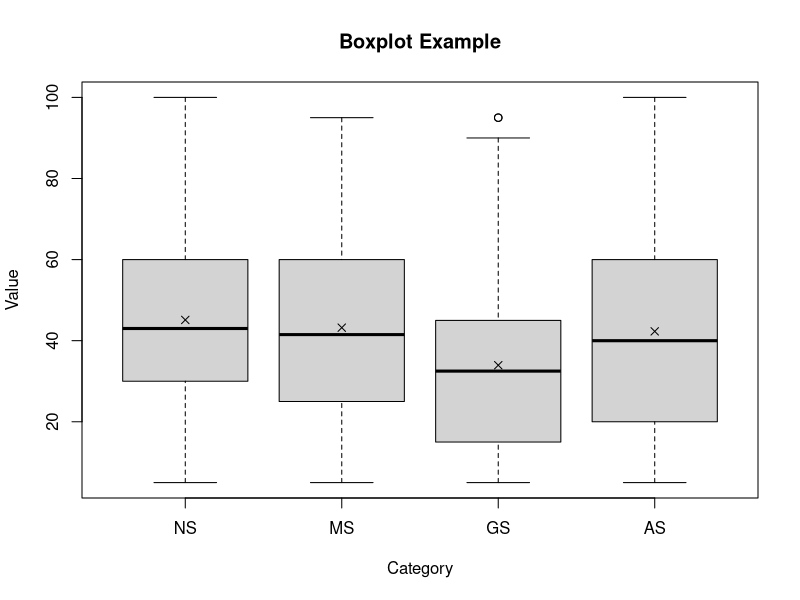
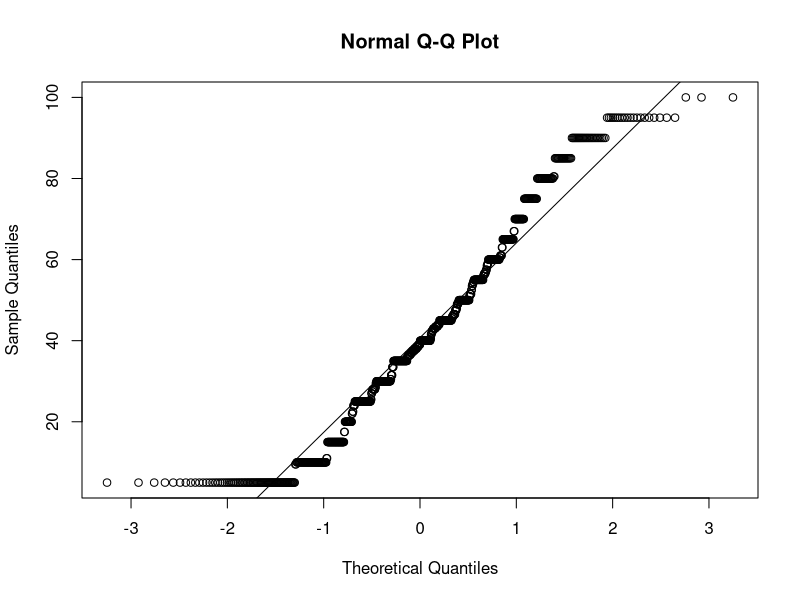

Generate these figures, in order, with R: (Note: this script raises an error after producing the figures.)
## ---- chunk 1
# library
library(ggplot2)
library(dplyr)
library(broom)
library(tidyr)
library(stats)

coloring = c("#ffbd67", "#f6dbb8","#94d8e0","#537b7f")
fontsize = 14
dodge = .75
## ---- chunk 2
data=read.csv('csv/nasa_tlx.csv', sep=",")
condition_order <- c("NS", "MS", "GS", "AS")
param_order <- c("Mental", "Physical", "Temporal", "Performance", "Effort", "Frustration", "Overall")
df <- data %>%
  gather(key = "conditions", value = "scores", NS:AS) %>%
  mutate(conditions = factor(conditions, levels = condition_order)) %>%
  mutate(params = factor(params, levels = param_order))

# Assuming df is your data frame
summary_df <- df %>%
  filter(params == "Overall") %>%
  group_by(conditions) %>%
  summarise(min = min(scores),
            lq = quantile(scores, 0.25),
            hq = quantile(scores, 0.75),
            max = max(scores),
            mean = mean(scores),
            median = median(scores),
            sd = sd(scores))

# Print the summary
print(summary_df)

boxplot(scores ~ conditions, data = df, 
        main = "Boxplot Example",
        xlab = "Category",
        ylab = "Value")
# Calculate mean for each category
means <- aggregate(scores ~ conditions, data = df, mean)

# Add mean points
points(x = as.numeric(means$conditions), y = means$scores, pch = 4)
## ---- chunk 3
data=read.csv('csv/nasa_tlx.csv', sep=",")
condition_order <- c("NS", "MS", "GS", "AS")
df <- data %>%
  gather(key = "conditions", value = "scores", NS:AS) %>%
  mutate(conditions = factor(conditions, levels = condition_order))
result<-shapiro.test(df$scores)

print(paste("Test Statistic (W):", result$statistic, "p=", result$p.value))
print(if (result$p.value > 0.05) "The data follows a normal distribution." else "The data does not follow a normal distribution.")

qqnorm(df$scores)
qqline(df$scores)
## ---- chunk 4

stat.test <- df %>% 
  group_by(params) %>% 
  wilcox_test(scores~conditions, p.adjust.method = 'BH') %>%
  add_significance("p") %>%
  add_xy_position(x = "params")

bp <- ggbarplot(df, x = "params", y = "scores",
                fill = "conditions", palette = coloring,
                add = "mean_ci", add.params = list(group = "conditions"),
                position = position_dodge(1.15*dodge)) +
      theme_bw() +
      ylim(0, 100)

bp + stat_pvalue_manual(
  stat.test, x = "params",
  hide.ns = TRUE,
  label = "p = {p.adj}",
) +
  theme(axis.line = element_blank(),
        axis.title.x=element_blank(),
        axis.title.y=element_blank(),
        axis.text.x = element_text(color="black", size=fontsize),
        axis.text.y = element_text(color="black", size=fontsize),
        text = element_text(size=fontsize),
        strip.background = element_blank(),
        plot.background = element_blank(),
        plot.margin = unit(c(0.005, .025, 0, 0), "null"),
        panel.border = element_blank(),
        panel.spacing = unit(c(0, 0, 0, 0), "null"),
        legend.position="bottom",
        legend.direction = "horizontal",
        legend.justification = c("center", "top"),
        legend.title=element_blank(),
        legend.text=element_text(size=fontsize),
        legend.box.just = "right",
        legend.box.background = element_blank())

# saving the final figure
ggsave("out/rtlx.pdf", width = 12, height = 6, dpi = 1000)
## ---- chunk 5
# df <- df %>%
#   filter(params != "Overall")

custom_boxplot <- function(df, stats.test, dodge, fontsize, coloring, tag) {
    ggplot(df, aes(x = params, y = scores)) +
    stat_boxplot(aes(fill = conditions), geom = "errorbar", width = 0.3, position = position_dodge(1.1*dodge)) +
    geom_boxplot(aes(fill = conditions), width = 0.8*dodge, coef = 0, outlier.alpha = 0, show.legend = F,
                 position = position_dodge(1.1*dodge)) +
    stat_summary(aes(fill = conditions), fun.y = mean,
                 geom= "point", shape = 4, size = 2, colour= "black",
                 position = position_dodge(1.1*dodge)) +
    stat_summary(aes(fill = conditions), fun.y = median, fatten = .1, 
                 geom = "crossbar", width = 0.8*dodge, color = "black",
                 position = position_dodge(1.1*dodge)) +
    stat_pvalue_manual(stats.test, label = 'p.signif', hide.ns = TRUE, tip.length = 0.02) + 
    scale_fill_manual(name= "conditions", values = coloring) +
    scale_color_manual(name = "conditions", values = coloring) +
    geom_vline(xintercept=c(0.5,1.5,2.5,3.5,4.5,5.5,6.5,7.5),color="#F2F2F2")+ 
    scale_y_continuous(minor_breaks = seq(0, 125, 20), breaks = seq(0, 100, by=20), limits=c(0, 125)) +
    annotation_custom(grid::linesGrob(y = c(0,0), gp = grid::gpar(lwd=3))) +
    ylab(NULL) +
    labs(tag = tag) +
    theme_bw() +
    theme(
      axis.line = element_blank(),
      axis.title.x=element_blank(),
      axis.title.y=element_blank(),
      axis.text.x = element_blank(),
      axis.text.y = element_text(color="black", size=fontsize),
      text = element_text(size=fontsize),
      strip.background = element_blank(),
      plot.background = element_blank(),
      plot.tag = element_text(angle = 90, vjust = 1, size=fontsize),
      plot.tag.position = c(1, .5),
      plot.margin = unit(c(0.0, .025, .0, 0), "null"),
      panel.border = element_blank(),
      panel.spacing = unit(c(0, 0, 0, 0), "null"),
      panel.grid.major.x = element_blank(),
      legend.key = element_blank(),
      legend.key.size = unit(.5, "cm"),
      legend.key.height = unit(1, 'cm'), 
      legend.key.width = unit(.75, 'cm'), 
      legend.position="null",
      legend.direction = "horizontal",
      legend.justification = c("center", "top"),
      legend.title=element_blank(),
      legend.text=element_text(size=fontsize, margin = margin(r = 5)),
      legend.margin = margin(0, 0, 0, 0),
      legend.spacing.x = unit(0.1, "cm"),
      legend.spacing.y = unit(0, "cm"),
      legend.box.just = "right",
      legend.box.background = element_blank()
    ) 
}

  # geom_hline(yintercept = 44.25926, color = '#ff0000', linetype = 'solid', size = .5) +
  # geom_hline(yintercept = 43.01852, color = '#00ff00', linetype = 'solid', size = .5) +
  # geom_hline(yintercept = 33.94444, color = '#78AEB5', linetype = 'solid', size = .5) +
  # geom_hline(yintercept = 41.61111, color = '#2D4244', linetype = 'solid', size = .5) +

df_ar <- df[df$role == 'AR', ]
df_vr <- df[df$role == 'VR', ]

vr.stat.test <- df_vr %>% 
  group_by(params) %>% 
  wilcox_test(scores~conditions, p.adjust.method = 'BH') %>%
  add_significance("p") %>%
  add_xy_position(x = "params")

ar.stat.test <- df_ar %>% 
  group_by(params) %>% 
  wilcox_test(scores~conditions, p.adjust.method = 'BH') %>%
  add_significance("p") %>%
  add_xy_position(x = "params")


bxp_vr <- custom_boxplot(df_vr, vr.stat.test, dodge, fontsize, coloring, "remote user")

bxp_ar <- custom_boxplot(df_ar, ar.stat.test, dodge, fontsize, coloring, "local user") + 
  theme(
    plot.tag.position = c(1, .6),
    axis.title.x=element_blank(),
    axis.text.x = element_text(color="black", size=fontsize)
  ) + 
  guides(fill = guide_legend(override.aes = list(color = "transparent")))


final_plot <- arrangeGrob(bxp_vr, bxp_ar, nrow = 2, heights = c(.45, .55))
grid.arrange(final_plot)

# saving the final figure
ggsave("out/rtlx.pdf", final_plot, width = 10, height = 6, dpi = 1000)
  
## ---- chunk 6

data=read.csv('csv/nasa_tlx.csv', sep=",")
condition_order <- c("NS", "MS", "GS", "AS")
param_order <- c("Mental", "Physical", "Temporal", "Performance", "Effort", "Frustration", "Overall")
df <- data %>%
  gather(key = "conditions", value = "scores", NS:AS) %>%
  mutate(conditions = factor(conditions, levels = condition_order)) %>%
  mutate(params = factor(params, levels = param_order))

x_order <- c("VR", "AR", "Overall")

dfx <- df %>%
  filter(params == "Overall") %>%
  group_by(conditions)

dfx$role <- factor(dfx$role, levels = x_order)

stats <- dfx %>% 
  group_by(role) %>% 
  wilcox_test(scores~conditions, p.adjust.method = 'holm') %>%
  add_significance("p") %>%
  add_xy_position(x = "role")

ggplot(dfx, aes(x = role, y = scores)) +
    stat_boxplot(aes(fill = conditions), geom = "errorbar", width = 0.3, position = position_dodge(1.1*dodge)) +
    geom_boxplot(aes(fill = conditions), width = 0.8*dodge, coef = 0, outlier.alpha = 0, show.legend = F,
                 position = position_dodge(1.1*dodge)) +
    stat_summary(aes(fill = conditions), fun.y = mean,
                 geom= "point", shape = 4, size = 2, colour= "black",
                 position = position_dodge(1.1*dodge)) +
    stat_summary(aes(fill = conditions), fun.y = median, fatten = .1, 
                 geom = "crossbar", width = 0.8*dodge, color = "black",
                 position = position_dodge(1.1*dodge)) +
    scale_fill_manual(name= "conditions", values = coloring) +
    scale_color_manual(name = "conditions", values = coloring) +
    stat_pvalue_manual(stats, label = 'p.adj.signif', hide.ns = TRUE, tip.length = 0.02) +
    geom_vline(xintercept=c(0.5,1.5,2.5,3.5,4.5,5.5,6.5,7.5),color="#F2F2F2")+ 
    scale_y_continuous(minor_breaks = seq(0, 110, 20), breaks = seq(0, 100, by=20), limits=c(0, 110)) +
    annotation_custom(grid::linesGrob(y = c(0,0), gp = grid::gpar(lwd=3))) +
    ylab(NULL) +
    theme_bw() +
    theme(
      axis.line = element_blank(),
      axis.title.x=element_blank(),
      axis.title.y=element_blank(),
      axis.text.x = element_text(color="black", size=fontsize),
      axis.text.y = element_text(color="black", size=fontsize),
      text = element_text(size=fontsize),
      strip.background = element_blank(),
      plot.background = element_blank(),
      plot.margin = unit(c(0.0, .025, .0, 0), "null"),
      panel.border = element_blank(),
      panel.spacing = unit(c(0, 0, 0, 0), "null"),
      panel.grid.major.x = element_blank(),
      legend.key = element_blank(),
      legend.key.size = unit(.5, "cm"),
      legend.key.height = unit(1, 'cm'), 
      legend.key.width = unit(.75, 'cm'), 
      legend.position="null",
      legend.direction = "horizontal",
      legend.justification = c("center", "top"),
      legend.title=element_blank(),
      legend.text=element_text(size=fontsize, margin = margin(r = 5)),
      legend.margin = margin(0, 0, 0, 0),
      legend.spacing.x = unit(0.1, "cm"),
      legend.spacing.y = unit(0, "cm"),
      legend.box.just = "right",
      legend.box.background = element_blank()
    ) 

# saving the final figure
ggsave("out/rtlx.pdf", width = 8, height = 4, dpi = 1000)
  
## ---- chunk 7

data=read.csv('csv/nasa_tlx.csv', sep=",")
condition_order <- c("NS", "MS", "GS", "AS")
param_order <- c("Mental", "Physical", "Temporal", "Performance", "Effort", "Frustration", "Overall")
df <- data %>%
  gather(key = "conditions", value = "scores", NS:AS) %>%
  mutate(conditions = factor(conditions, levels = condition_order)) %>%
  mutate(params = factor(params, levels = param_order))

cp <- function(df, dodge, lab) {
    ggplot(df, aes(x = conditions, y = scores)) +
    stat_boxplot(aes(fill = role), geom = "errorbar", width = 0.3, position = position_dodge(1.1*dodge)) +
    geom_boxplot(aes(fill = role), width = 0.8*dodge, coef = 0, outlier.alpha = 0, show.legend = F,
                 position = position_dodge(1.1*dodge)) +
    stat_summary(aes(fill = role), fun.y = mean,
                 geom= "point", shape = 4, size = 2, colour= "black",
                 position = position_dodge(1.1*dodge)) +
    geom_vline(xintercept=c(0.5,1.5,2.5,3.5,4.5),color="#F2F2F2")+ 
    xlab(NULL) +
    ylab(NULL) +
    # stat_pvalue_manual(stat, label = 'p.adj.signif', hide.ns = TRUE, tip.length = 0.02) +
    scale_fill_manual(name= "conditions", values = coloring) +
    scale_color_manual(name = "conditions", values = coloring) +
    scale_y_continuous(minor_breaks = seq(0, 100, 20), breaks = seq(0, 100, by=20), limits=c(0, 100)) +
    annotation_custom(grid::linesGrob(y = c(0,0), gp = grid::gpar(lwd=3))) +
    labs(title = lab) +
    theme_bw() +
    theme(
      axis.line = element_blank(),
      axis.title.y=element_blank(),
      axis.text.x = element_text(color="black", size=.65*fontsize),
      axis.text.y = element_blank(),
      text = element_text(size=fontsize),
      strip.background = element_blank(),
      plot.background = element_blank(),
      plot.title = element_text(hjust = 0.5, color="black", size=.75*fontsize, face = "bold"),
      plot.tag = element_text(angle = 90, vjust = 1, size=fontsize),
      plot.tag.position = c(1, .5),
      plot.margin = unit(c(0.0, .025, .1, 0), "null"),
      panel.border = element_blank(),
      panel.spacing = unit(c(0, 0, 0, 0), "null"),
      panel.grid.major.x = element_blank(),
      legend.key = element_blank(),
      legend.key.size = unit(.5, "cm"),
      legend.key.height = unit(1, 'cm'), 
      legend.key.width = unit(.75, 'cm'), 
      legend.position="null",
      legend.direction = "horizontal",
      legend.justification = c("center", "top"),
      legend.title=element_blank(),
      legend.text=element_text(size=fontsize, margin = margin(r = 5)),
      legend.margin = margin(0, 0, 0, 0),
      legend.spacing.x = unit(0.1, "cm"),
      legend.spacing.y = unit(0, "cm"),
      legend.box.just = "right",
      legend.box.background = element_blank()
    ) 
}

df_me <- df[df$params == 'Mental', ]
df_ph <- df[df$params == 'Physical', ]
df_tm <- df[df$params == 'Temporal', ]
df_pf <- df[df$params == 'Performance', ]
df_ef <- df[df$params == 'Effort', ]
df_fr <- df[df$params == 'Frustration', ]
df_ov <- df[df$params == 'Overall' & (df$role == "VR" | df$role == "AR"), ]

# Create boxplots
a <- cp(df_me, dodge, 'Mental') + theme(axis.text.y = element_text(color="black", size=fontsize))
b <- cp(df_ph, dodge, 'Physical') + theme(axis.ticks = element_blank())
c <- cp(df_pf, dodge, 'Temporal') + theme(axis.ticks = element_blank())
d <- cp(df_ef, dodge, 'Effort') + theme(axis.text.y = element_text(color="black", size=fontsize), 
                                        plot.margin = unit(c(0.0, .025, 0, 0), "null"))
e <- cp(df_fr, dodge, 'Frustration') + theme(axis.ticks = element_blank(), plot.margin = unit(c(0.0, .025, 0, 0), "null"))
f <- cp(df_ov, dodge, 'Overall') + theme(axis.ticks = element_blank(), plot.margin = unit(c(0.0, .025, 0, 0), "null"))

final_plot <- grid.arrange(a, b, c, d, e, f, nrow = 2, ncol = 3)
grid.arrange(final_plot)
# saving the final figure
ggsave("out/rtlx.pdf", final_plot, width = 8, height = 4, dpi = 1000)
## ---- chunk 8

data=read.csv('csv/TaskCompletionTime.csv', sep=",")
df <- data %>%
  pivot_longer(
    cols = starts_with("task"),
    names_to = "task",
    values_to = "time"
  ) %>%
  arrange(conditions, task)

# Assuming df is your data frame
summary_df <- df %>%
  group_by(conditions) %>%
  summarise(min = min(time),
            max = max(time),
            mean = mean(time),
            median = median(time),
            sd = sd(time))

# Print the summary
print(summary_df)

df <- df %>%
  mutate(category = ifelse(task %in% c('task1', 'task2', 'task3', 'task4'), 'Total', 
                    ifelse(task %in% c('task5', 'task6', 'task7', 'task8'), 'Search', 
                    ifelse(task %in% c('task9', 'task10', 'task11', 'task12'), 'Assembly',NA))))



condition_order <- c("NS", "MS", "GS", "AS")
df$conditions <- factor(df$conditions, levels = condition_order)
boxplot(time ~ conditions, data = df, 
        main = "Boxplot Example",
        xlab = "Category",
        ylab = "Value")
# Calculate mean for each category
means <- aggregate(time ~ conditions, data = df, mean)

# Add mean points
points(x = as.numeric(means$conditions), y = means$time, pch = 4)
## ---- chunk 9
model <- aov_4(time ~ conditions + (conditions|group), type= 3, data = df)
summary(model)

print('# Perform repeated measures ANOVA with nice()')
modelnice <- nice(model, intercept = TRUE, correction = "GG")

print(modelnice) # ges: generalized eta-squared, measure of effect size indicating the proportion of variance explained by the independent variable.

emmip(model, ~conditions, CIs = TRUE)
## ---- chunk 10
posthoc <- emmeans(model, specs = pairwise ~ conditions, model = "multivariate", adjust = "tukey")
posthoc$emmeans
posthoc$contrasts
## ---- chunk 11
new_data <- fitted(model, append = TRUE)
residual_data <- residuals(model, append = TRUE)
new_data$.residuals <- residual_data$.residuals
head(new_data, 20)

describe(new_data$.residuals, type=1)

shapiro.test(new_data$.residuals)

resid_auxpanel(residuals=new_data$.residuals, predicted=new_data$.fitted, smoother = TRUE, qqbands=TRUE, 
               plots=c('resid', 'qq', 'index', 'hist'))
## ---- chunk 12
custom_boxplot <- function(df, stats, dodge, fontsize, coloring) {
    ggplot(df, aes(x = category, y = time)) + 
    stat_boxplot(aes(fill = conditions), geom = "errorbar", width = 0.3, position = position_dodge(1.1*dodge)) +
    geom_boxplot(aes(fill = conditions), width = 0.8*dodge, coef = 0, outlier.alpha = 0, show.legend = F,
                 position = position_dodge(1.1*dodge)) +
    stat_summary(aes(fill = conditions), fun.y = mean,
                 geom= "point", shape = 4, size = 2, colour= "black",
                 position = position_dodge(1.1*dodge)) +
    stat_summary(aes(fill = conditions), fun.y = median, fatten = .1, 
                 geom = "crossbar", width = 0.8*dodge, color = "black",
                 position = position_dodge(1.1*dodge)) +
    stat_pvalue_manual(stats, hide.ns = T) +
    scale_fill_manual(name= "conditions", values = coloring) +
    scale_color_manual(name = "conditions", values = coloring) +
    geom_vline(xintercept=c(0.5,1.5,2.5,3.5,4.5,5.5),color="#F2F2F2")+ 
    labs(x = NULL, y = NULL) + 
    theme_bw() + 
    annotation_custom(grid::linesGrob(y = c(0,0), gp = grid::gpar(lwd=3))) +
    theme(
      axis.line = element_blank(),
      axis.title.x=element_blank(),
      axis.title.y=element_blank(),
      axis.text.x = element_text(color="black", size=fontsize),
      axis.text.y = element_text(color="black", size=fontsize),
      text = element_text(size=fontsize),
      strip.background = element_blank(),
      plot.background = element_blank(),
      plot.margin = unit(c(0.005, .05, 0, 0), "null"),
      panel.border = element_blank(),
      panel.spacing = unit(c(0, 0, 0, 0), "null"),
      panel.grid.major.x = element_blank(),
      legend.key = element_blank(),
      legend.key.size = unit(.5, "cm"),
      legend.key.height = unit(1, 'cm'), 
      legend.key.width = unit(.75, 'cm'), 
      legend.position="none",
      legend.direction = "horizontal",
      legend.justification = c("center", "top"),
      legend.title=element_blank(),
      legend.text=element_text(size=fontsize, margin = margin(r = 5)),
      legend.margin = margin(0, 0, 0, 0),
      legend.spacing.x = unit(0.1, "cm"),
      legend.spacing.y = unit(0, "cm"),
      legend.box.just = "right",
      legend.box.background = element_blank()
    ) 
}

# stat.test <- df %>% 
#   t_test(sus_score~conditions, p.adjust.method = 'bonferroni') %>%
#   add_significance("p") %>%
#   add_xy_position(x = "conditions")

stattest <- df %>%
  group_by(category) %>%
  wilcox_test(time~conditions, p.adjust.method = 'holm', paired = TRUE) %>%
  add_significance("p") %>%
  add_xy_position(x = "category")

custom_boxplot(df, stattest, dodge, fontsize, coloring) + 
  guides(fill = guide_legend(override.aes = list(color = "transparent")))

# saving the final figure
ggsave("out/TaskCompletionTime.pdf", width = 8, height = 4, dpi = 1000)
## ---- chunk 13
# One-Way ANOVA
model <- aov(time ~ task, data = completion_times)
anova_table <- anova(model)
F_val <- anova_table$F[1]
df1 <- anova_table$Df[1]
df2 <- anova_table$Df[2]

# print the results
summary(model)
cat("F(", df1, ", ", df2, ") = ", F_val, "\n")
## ---- chunk 14
bartlett_test <- bartlett.test(time ~ task, data = completion_times)

# Create a data frame to store the test results
test_results <- data.frame(
  statistic = bartlett_test$statistic,
  p.value = bartlett_test$p.value,
  parameter = bartlett_test$parameter
)
test_results
## ---- chunk 15
# Create a string
my_string <- paste(
  "Bartlett's K-squared = ", bartlett_test$statistic, 
  ", df=", bartlett_test$parameter, 
  ", p-value =", bartlett_test$p.value, 
  ", Sigf = ", bartlett_test$p.value < 0.05,
  ", F-stats: ", capture.output(cat("F(", df1, ", ", df2, ") = ", F_val, "\n")))
bartlett_stats <- data.frame(my_string)
bartlett_stats

## ---- chunk 16
data <- data.frame(
  category = c("G1", "G2", "G3", "G4", "G5", "G6", "G7", "G8", "G9"),
  value1 = c(20, 30, 15),
  value2 = c(10, 25, 20),
  value3 = c(15, 12, 18),
  value4 = c(20, 30, 15),
  value5 = c(10, 25, 20),
  value6 = c(15, 12, 18),
  value7 = c(20, 30, 15)
)

# Convert data from wide to long format
data_long <- tidyr::pivot_longer(data, cols = starts_with("value"), names_to = "variable", values_to = "value")

p <- ggplot(data_long, aes(x = category, y = value, fill = variable)) +
  geom_bar(stat = "identity", position = "stack") +
  labs(x = "Category", y = "Value") +
  theme_minimal() +
  scale_fill_brewer(palette = "Dark2") +
  coord_flip()

# Create a second data frame with additional values
additional_data <- data.frame(
  category = c("G1", "G2", "G3", "G4", "G5", "G6", "G7", "G8", "G9"),
  additional_value = c(5, 10, 3)
)

# Convert the additional data to long format
additional_data_long <- tidyr::pivot_longer(additional_data, 
                                            cols = starts_with("additional_value"), 
                                            names_to = "variable", 
                                            values_to = "value")

# Add the second bar plot on top of the first one
p <- p +
  geom_bar(data = additional_data_long, aes(x = category, y = value, fill = variable),
           stat = "identity", position = "stack", width = 0.5)  

# Display the plot
p

ggsave("out/ActivityVis.pdf", width = 8, height = 3, dpi = 1000)

## ---- chunk 17
write.csv(df, file = "csv/task_df.csv", row.names = FALSE)

## ---- chunk 18

data <- data.frame(
  Subject = rep(c("Subject 1", "Subject 2", "Subject 3"), each = 3),
  Treatment = rep(c("Treatment 1", "Treatment 2", "Treatment 3"), times = 3),
  Score = c(1, 2, 3, 4, 5, 6, 7, 8, 9)
)

friedman.test(Score ~ Treatment | Subject, data = data)

# Reshape the data from wide to long format
data_long <- melt(data, id.vars = c("Subject", "Treatment"), measure.vars = "Score")

# Perform the one-way Friedman test
friedman.test(value ~ Treatment | Subject, data = data_long)



